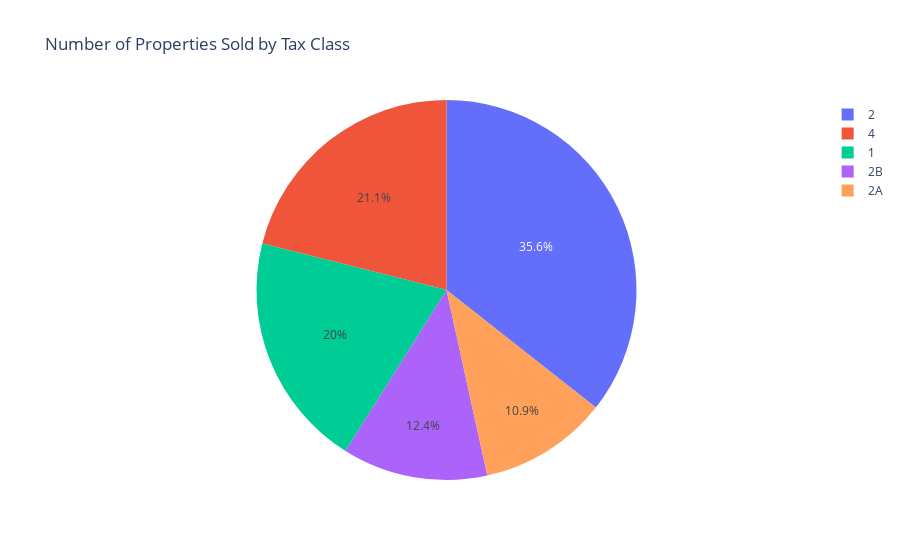

Source (notebook cell):
### Markdown cell above
![q4.png](attachment:q4.png)

### Code cell
# Query 5: Number of properties sold by tax class
query5 = """
SELECT TAXCLP, COUNT(*) AS num_sales
FROM sales_data
GROUP BY TAXCLP;
"""
df5 = pd.read_sql_query(query5, conn)

# Visualization 5: Pie chart for Number of Properties Sold by Tax Class
fig5 = px.pie(df5, names='TAXCLP', values='num_sales', title='Number of Properties Sold by Tax Class')

# Show the plot
fig5.show()

### Figure 1 — Plotly figure (JSON) as saved in the notebook; plotly's stock layout.template omitted (floating-point values rounded to 4 significant figures)
{"data": [{"domain": {"x": [0, 1], "y": [0, 1]}, "hovertemplate": "TAXCLP=%{label}<br>num_sales=%{value}<extra></extra>", "labels": ["1", "2", "2A", "2B", "4"], "legendgroup": "", "name": "", "showlegend": true, "type": "pie", "values": [267, 475, 146, 165, 281]}], "layout": {"legend": {"tracegroupgap": 0}, "title": {"text": "Number of Properties Sold by Tax Class"}}}
